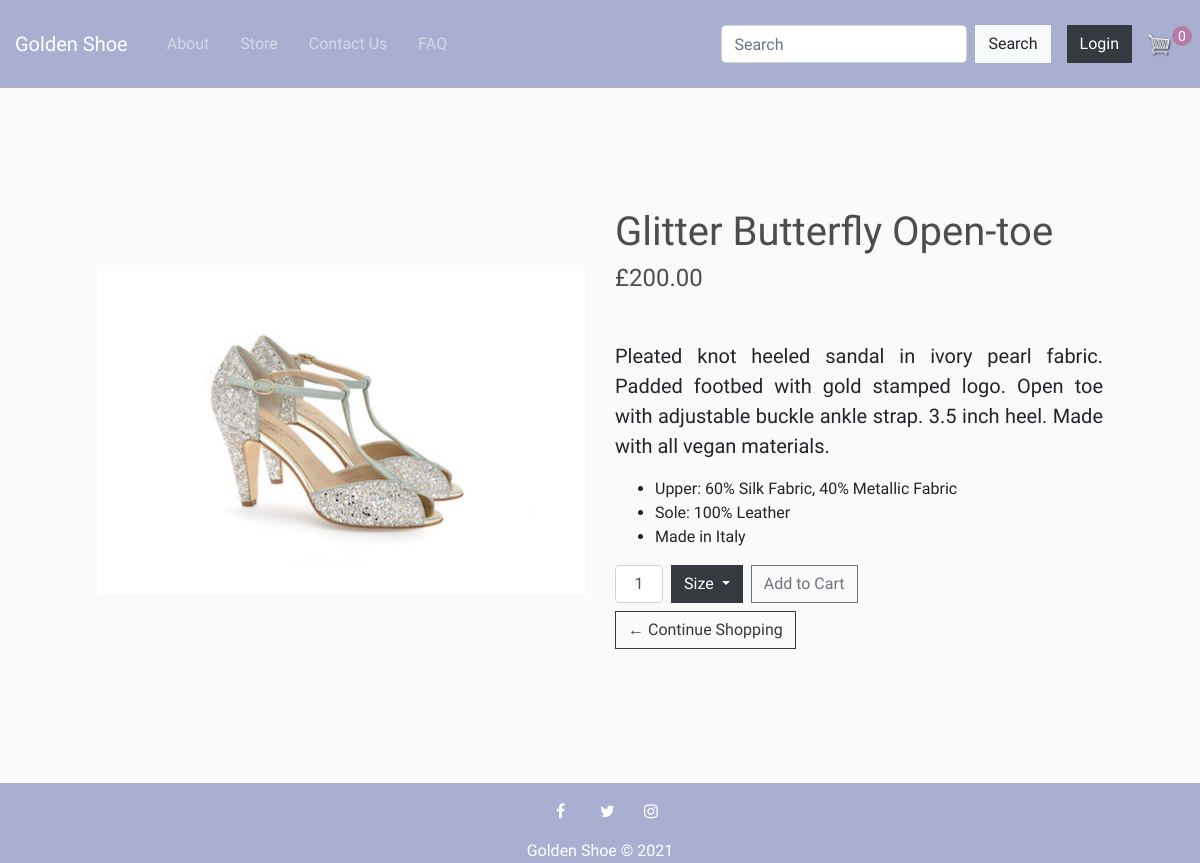
Screenshot of /store/1/ with the database file from the repository.
### store/models.py (models this page shows, shortened)
class Product(models.Model):
    name = models.CharField(max_length=200, null=True)
    price = models.FloatField()
    digital = models.BooleanField(default=False, null=True, blank=False)
    image = models.ImageField(null=True, blank=True)

### store/views.py (the view)
# urls.py: path('store/<str:pk>/', views.render_items, name="item"),
def render_items(request, pk):
    if request.user.is_authenticated:
        customer = request.user.customer
        order, created = Order.objects.get_or_create(customer=customer, complete=False)
        items = order.orderitem_set.all()
        cartItems = order.get_cart_items
    else:
        items = []
        order = {'get_cart_total': 0, 'get_cart_items': 0}
        cartItems = order['get_cart_items']
    item = Product.objects.get(id=pk)
    context = {'item': item, 'items': items, 'order': order, 'cartItems': cartItems}
    return render(request, 'store/item.html', context)

### store/templates/store/item.html (shortened to what this page needs)
{% extends 'store/main.html' %}
{% load static %}
{% block content %}
<section class="py-5">
    <div class="container px-4 px-lg-5 my-5">
        <div class="row gx-4 gx-lg-5 align-items-center">
            <div class="col-md-6"><img class="card-img-top mb-5 mb-md-0" src="{{item.image.url}}"/></div>
                <div class="col-md-6">
                    <h1 class="display-5 fw-bolder">{{item.name}}</h1>
                    <div class="fs-5 mb-5">
                    <h4>£{{item.price|floatformat:2}}</h4>
                    </div>
                    <p class="lead">Pleated knot heeled sandal in ivory pearl fabric. Padded footbed with gold stamped logo. Open toe with adjustable buckle ankle strap. 3.5 inch heel. Made with all vegan materials.</p>
                    <ul>
                        <li>Upper: 60% Silk Fabric, 40% Metallic Fabric</li>
                        <li>Sole: 100% Leather</li>
                        <li>Made in Italy</li>
                    </ul>
                    <div class="d-flex">
                        <input class="form-control text-center me-3" id="inputQuantity" type="num" value="1" style="max-width: 3rem" />
                            <div class="dropdown">
                            <button class="btn btn-dark dropdown-toggle ml-2" type="button" id="dropdownMenuButton" data-toggle="dropdown" aria-haspopup="true" aria-expanded="false">
                            Size
                            </button>
                    </div>
                    <button data-product={{item.id}} data-action="add" class="btn btn-outline-secondary add-btn update-cart ml-2">Add to Cart</button>
                </div>
                <a  class="btn btn-outline-dark mt-2 mb-2" href="{% url 'store' %}">&#x2190; Continue Shopping</a>
            </div>
        </div>
    </div>
</section>
{% endblock content %}

### static/css/main.css (style rules this page uses)
body { background-color: hsl(0, 0%, 98%); font-family: 'Gilda Display', serif; }
h1,h2,h3,h4,h5,h6 { color:hsl(0, 0%, 30%); }
.btn { border-radius: 0; }
.row { display: flex; flex-wrap: wrap; padding: 0 4px; }
p { text-align: justify; }
.container { margin-bottom: 110px; }

### rows the page displays
Product: image (picture), name "Glitter Butterfly Open-toe", price "200.00"

### other values shown
{{ cartItems }} "0"
